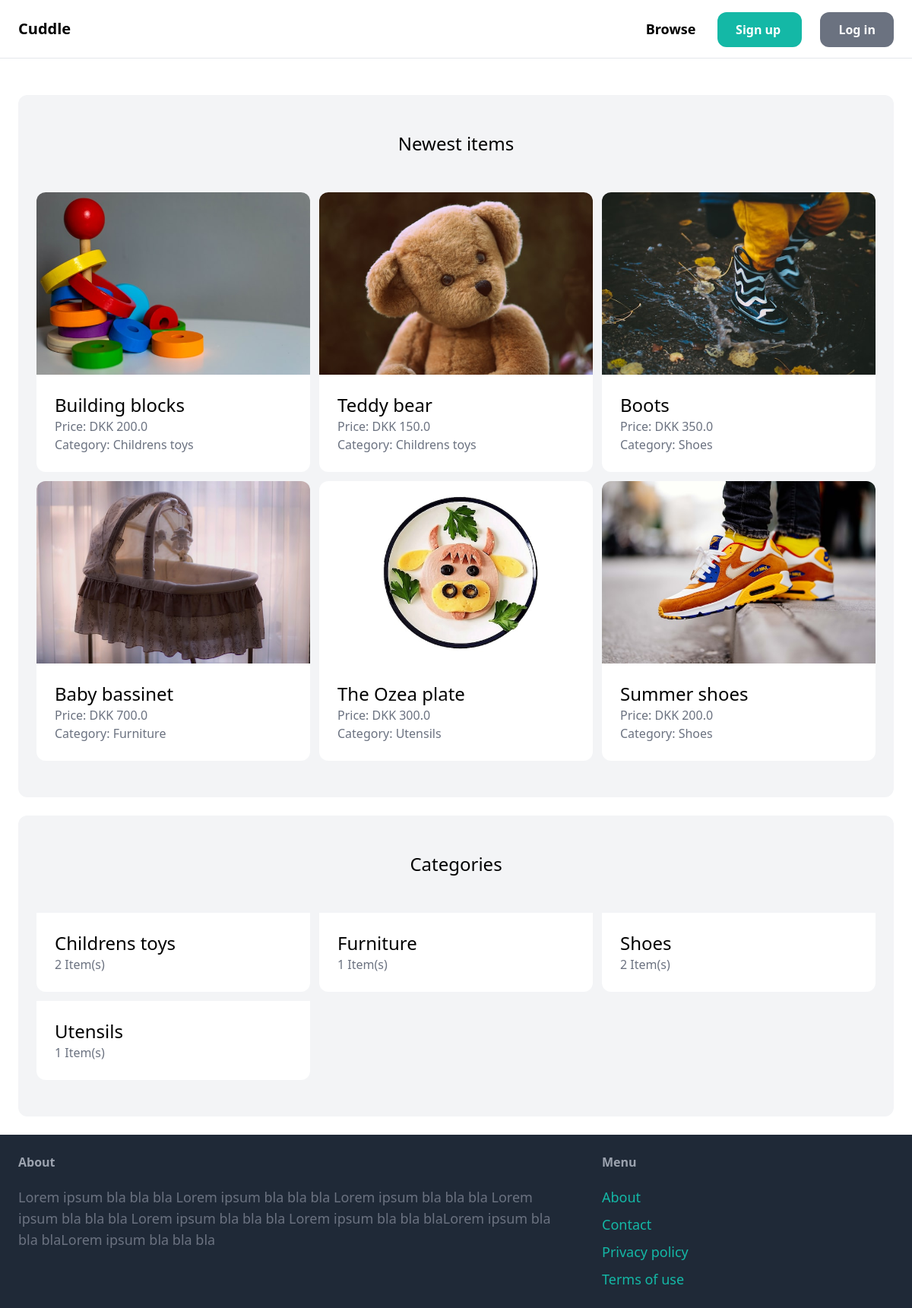
/, run on an earlier commit of the app's database.
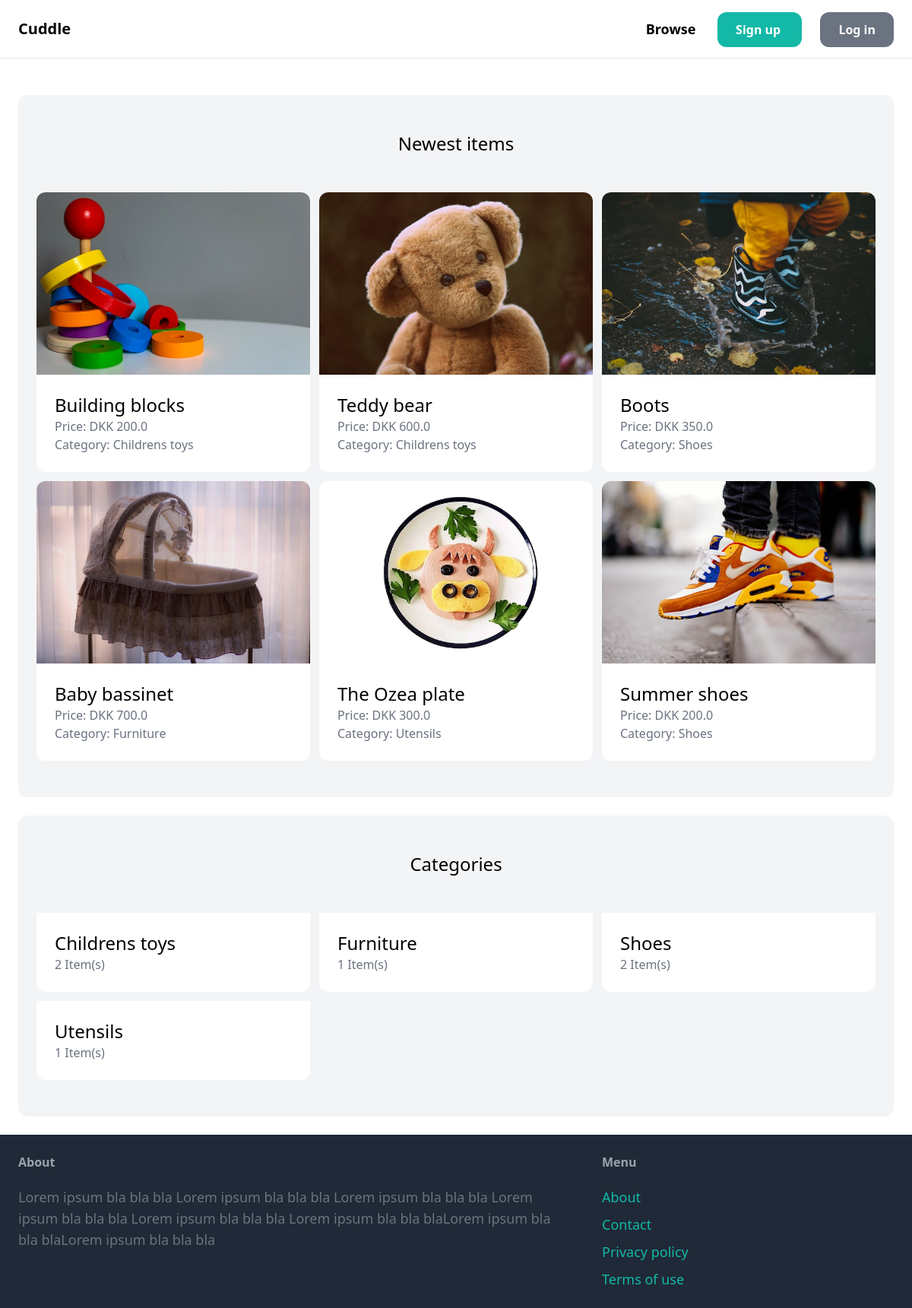
And on a later commit of the database.
### item/models.py (models this page shows, shortened)
class item(models.Model):
    name = models.CharField(max_length=255)
    description = models.TextField(blank=True, null=True)
    price = models.FloatField()
    image = models.ImageField(upload_to='item_images',blank=True, null=True)
    is_sold = models.BooleanField(default=False)
    created_at = models.DateTimeField(auto_now_add=True)
    created_by = models.ForeignKey(User, related_name='items', on_delete=models.CASCADE)
    category = models.ForeignKey(Category, related_name='items', on_delete=models.CASCADE)

class Category(models.Model):
    name = models.CharField(max_length=255)
    class Meta:
        ordering = ('name',)
        verbose_name_plural = 'Categories'
    def __str__(self):
        return self.name

### core/views.py (the view)
# urls.py: path('', views.index, name= 'index'),
def index(request):
    items = item.objects.filter(is_sold=False)[0:6]
    categories = Category.objects.filter()
    return render(request, 'index.html', {
        'items': items,
        'categories': categories
        })

### core/templates/index.html (shortened to what this page needs)
{% extends 'base.html' %}
{% block content%}
    <div class="mt-6 px-6 py-12 bg-gray-100 rounded-xl">
        <h2 class="mb-12 text-2xl text-center"> Newest items </h2>
        <div class="grid grid-cols-3 gap-3">
            {% for item in items %}
                <div>
                    <a href="{% url 'item:detail' item.id %}">
                        <div>
                            <img src="{{ item.image.url }}" class="rounded-t-xl">
                        </div>
                        <div class="p-6 bg-white rounded-b-xl">
                            <h2 class="text-2xl"> {{ item.name }}</h2>
                            <p class="text-gray-500"> Price: DKK {{ item.price }}</p>
                            <p class="text-gray-500"> Category: {{ item.category }}</p>
                        </div>
                    </a>
                </div>
            {% endfor %}
        </div>
    </div>
    <div class="mt-6 px-6 py-12 bg-gray-100 rounded-xl">
        <h2 class="mb-12 text-2xl text-center"> Categories </h2>
        <div class="grid grid-cols-3 gap-3">
            {% for category in categories %}
            <div>
                <a href="#">
                    <div class="p-6 bg-white rounded-b-xl">
                        <h2 class="text-2xl"> {{ category.name }}</h2>
                        <p class="text-gray-500">{{ category.items.count }} Item(s) </p>
                    </div>
                </a>
            </div>
            {% endfor %}
        </div>
    </div>
{% endblock %}

What changed in the data, as far as the page shows it:
changed item "Teddy bear": price "150.0" → "600.0"
